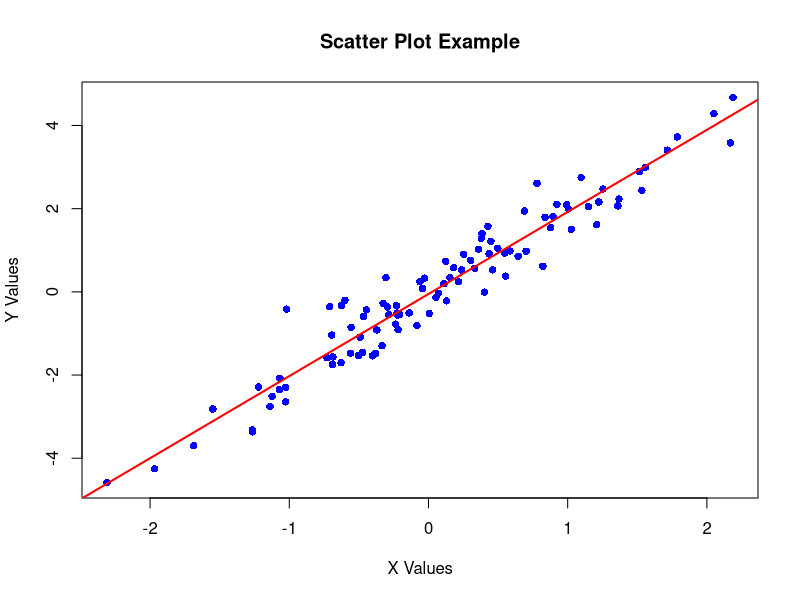

Reproduce this figure in R.
# R script to create a scatter plot and save it with a random filename

# Generate some sample data
set.seed(123)  # For reproducible random results
x <- rnorm(100)
y <- 2 * x + rnorm(100, sd = 0.5)  # y is related to x with some noise

# Create a random filename
random_name <- paste0("scatter_plot_", sample(1000:9999, 1), ".png")

# Create the scatter plot
png(random_name, width = 800, height = 600)
plot(x, y, 
     main = "Scatter Plot Example", 
     xlab = "X Values", 
     ylab = "Y Values",
     pch = 16,  # solid circles
     col = "blue")
# Add a trend line
abline(lm(y ~ x), col = "red", lwd = 2)
dev.off()

cat("Scatter plot saved as:", random_name, "\n")
